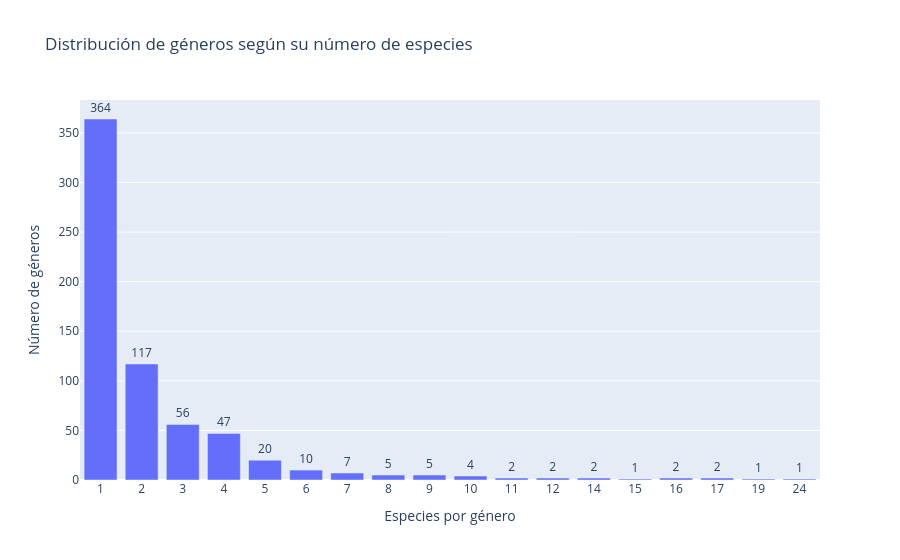

Notebook code cell kept with this figure:
### Code cell
dist = (conteo["n_especies"].value_counts()
        .sort_index()
        .rename_axis("especies_por_genero")
        .reset_index(name="n_generos"))

fig = px.bar(
    dist, x="especies_por_genero", y="n_generos",
    text="n_generos",
    title="Distribución de géneros según su número de especies",
    labels={"especies_por_genero": "Especies por género",
            "n_generos": "Número de géneros"},
)
fig.update_traces(textposition="outside")
fig.update_xaxes(type="category")       # una barra por valor, sin huecos
fig.show()

### Figure 1 — Plotly figure (JSON) as saved in the notebook; plotly's stock layout.template omitted (floating-point values rounded to 4 significant figures)
{"data": [{"hovertemplate": "Especies por género=%{x}<br>Número de géneros=%{text}<extra></extra>", "legendgroup": "", "marker": {"color": "#636efa", "pattern": {"shape": ""}}, "name": "", "orientation": "v", "showlegend": false, "text": [364.0, 117.0, 56.0, 47.0, 20.0, 10.0, 7.0, 5.0, 5.0, 4.0, 2.0, 2.0, 2.0, 1.0, 2.0, 2.0, 1.0, 1.0], "textposition": "outside", "type": "bar", "x": [1, 2, 3, 4, 5, 6, 7, 8, 9, 10, 11, 12, 14, 15, 16, 17, 19, 24], "xaxis": "x", "y": [364, 117, 56, 47, 20, 10, 7, 5, 5, 4, 2, 2, 2, 1, 2, 2, 1, 1], "yaxis": "y"}], "layout": {"barmode": "relative", "legend": {"tracegroupgap": 0}, "title": {"text": "Distribución de géneros según su número de especies"}, "xaxis": {"anchor": "y", "domain": [0, 1], "title": {"text": "Especies por género"}, "type": "category"}, "yaxis": {"anchor": "x", "domain": [0, 1], "title": {"text": "Número de géneros"}}}}
